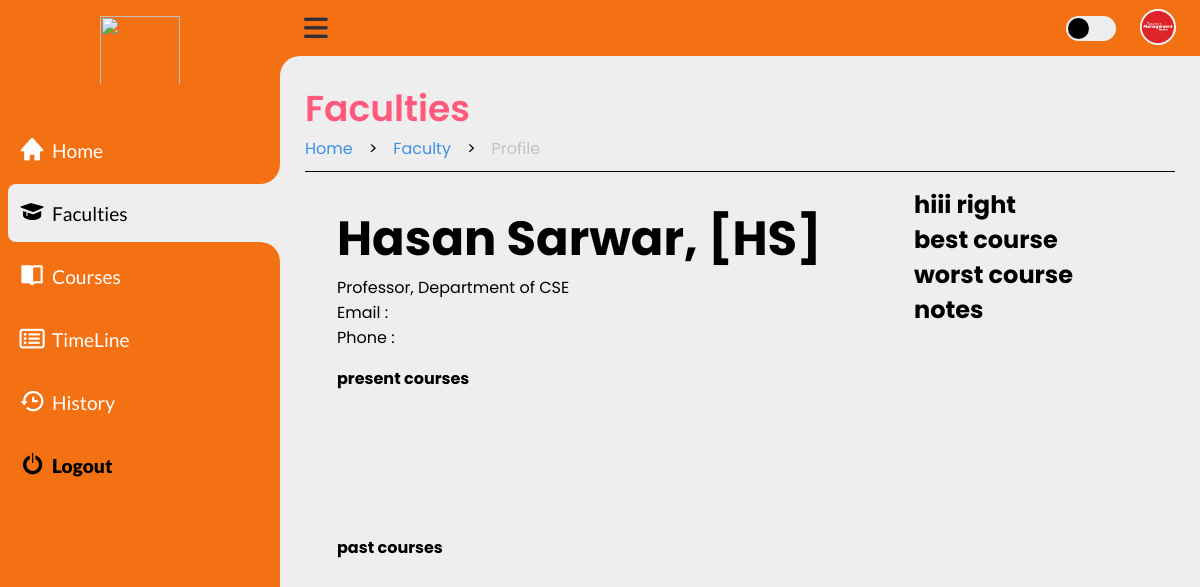
Screenshot of /faculty/faculty_profile.php?f_id=1 (signed in) with the database file from the repository.
### tables this page shows
CREATE TABLE `accounts` (
  `ac_id` int(2) NOT NULL,
  `username` varchar(35) NOT NULL,
  `useremail` varchar(50) NOT NULL,
  `userpassword` varchar(255) NOT NULL,
  `priority` int(3) NOT NULL,
  `img` varchar(255) NOT NULL
);

CREATE TABLE `faculty` (
  `f_id` int(4) NOT NULL,
  `f_name` varchar(70) NOT NULL,
  `f_code` varchar(20) NOT NULL,
  `f_mail` varchar(50) NOT NULL,
  `f_contact` varchar(11) NOT NULL,
  `dept` varchar(50) NOT NULL,
  `desig` varchar(50) NOT NULL,
  `f_room` int(5) NOT NULL,
  `f_current_T` int(2) NOT NULL DEFAULT 0,
  `f_max_T` int(2) NOT NULL DEFAULT 0,
  `f_current_L` int(2) NOT NULL DEFAULT 0,
  `f_max_L` int(2) NOT NULL DEFAULT 0,
  `visible` int(2) NOT NULL DEFAULT 1
);

### accounts/fetch_info_BE.php (called while the page is built, shortened)
<?php
    include('/xampp/htdocs/web_Progrmming_project/db_con.php');
    if (isset($_SESSION['ac_id']) && isset($_SESSION['prior'])) {
        $ac_id = $_SESSION['ac_id'];
        $prior = $_SESSION['prior'];
        $sql = "SELECT username, useremail, img FROM accounts WHERE ac_id = $ac_id AND priority = $prior";
        $result = mysqli_query($con, $sql);
            if (mysqli_num_rows($result) == 1) {
                $row = mysqli_fetch_array($result);
                $img = $row['img'];
            } else {
                $_SESSION['red'] = "Warning: Failed to fetch data";
                exit(0);
            }
        } else {
            $_SESSION['red'] = "Warning: Please Login First";
            header("Location: /log_Sign/Login.php");
            exit(0);
    }
?>

### faculty/faculty_details_BE.php (called while the page is built, shortened)
<?php
    include('/xampp/htdocs/web_Progrmming_project/db_con.php');
if (isset($_SESSION['ac_id']) && isset($_SESSION['prior'])) {
    if (isset($_GET['f_id'])) {
        $f_id = $_GET['f_id'];
        $sql = "SELECT * FROM faculty WHERE f_id = $f_id";
        $result = $con->query($sql);
        if ($result->num_rows > 0) {
            while ($row = $result->fetch_assoc()) {
                $f_name = $row['f_name'];
                $f_code = $row['f_code'];
                $dept = $row['dept'];
                $desig = $row['desig'];
            }
        } else {
            echo 'error';
        }
    } else {
        echo 'error';
    }
} else {
    echo 'Unauthorized access';
}
?>

### faculty/faculty_profile.php (the view, shortened to what this page needs)
<?php
    include('/xampp/htdocs/web_Progrmming_project/accounts/fetch_info_BE.php');
    include('/xampp/htdocs/web_Progrmming_project/faculty/faculty_details_BE.php');
?>
<!DOCTYPE html>
<html lang="en">
    <head>
        <link rel="stylesheet" href="https://cdnjs.cloudflare.com/ajax/libs/font-awesome/6.4.0/css/all.min.css"/>
        <link href='https://unpkg.com/boxicons@2.1.4/css/boxicons.min.css' rel='stylesheet'>
        <link rel="stylesheet" href="/faculty/faculty_profile.css">
    </head>
    <body>
        <section class="sidebar">
            <a href="#" class="logo">
                <img src="#"/>
            </a>
            <ul class="side-menu top">
                <li>
                <a href="/home/Home.php" class="nav-link">
                    <i style="font-size: 1.7rem;" class='bx bxs-home' ></i>
                    <span class="text">Home</span>
                </a>
                </li>
                <li class="active">
                <a href="/faculty/Faculty.php" class="nav-link">
                    <i style="font-size: 1.7rem;" class='bx bxs-graduation' ></i>
                    <span class="text">Faculties</span>
                </a>
                </li>
                <li>
                <a href="/course/course.php" class="nav-link">
                    <i style="font-size: 1.6rem;" class='bx bxs-book-open'></i>
                    <span class="text">Courses</span>
                </a>
                </li>
                <li>
                <a href="/timeline/timeline.php" class="nav-link">
                    <i style="font-size: 1.4rem;" class="fa-regular fa-rectangle-list"></i>
                    <span class="text">TimeLine</span>
                </a>
                </li>
                <li>
                    <a href="/history/history.php" class="nav-link">
                        <i style="font-size: 1.7rem;" class='bx bx-history' ></i>
                        <span class="text">History</span>
                    </a>
                </li>
                <li>
                <a href="/log_Sign/logout_BE.php" class="logout">
                    <i style="font-size: 1.7rem; font-weight:900;" class='bx bx-power-off' ></i>
                    <span class="text">Logout</span>
                </a>
                </li>
            </ul>
        </section>
        <section class="content">
            <nav class="e">
                <i class="fas fa-bars menu-btn"></i>
                <form action="#">
                </form>
                <label for="switch-mode" class="switch-mode"></label>
                <a href="/accounts/account.php" class="profile"><img src="../accounts/<?php echo $img ?>" alt="profile"/></a>
            </nav>
            <main class="mn">
                <div class="head-title">
                    <div class="left">
                        <h1>Faculties</h1>
                        <ul class="breadcrumb">
                            <li><a class="active" href="/home/Home.php">Home</a></li>
                            <li>></li>
                            <li><a class="active" href="/faculty/Faculty.php">Faculty</a></li>
                            <li>></li>
                            <li><a>Profile</a></li>
                        </ul>
                    </div>
                </div>
                <div class="profileBox">
                <div class="left">
                        <div class="details">
                            <h1><?php echo $f_name,", [", $f_code, "]" ?></h1>
                            <p><?php echo $desig, ", Department of ", $dept ?></p>
                            <p><?php echo "Email : ", $f_mail ?></p>
                            <p><?php echo "Phone : ", $f_contact ?></p>
                        </div>
                        <h1 id="header">present courses</h1>
                        <div class="present">
                        </div>
                        <h1 id="header">past courses</h1>
                        <div class="present">
                        </div>
                    </div>
                    <div class="right">
                        <h1>hiii right</h1>
                        <div class="box">
                            <div class="best">
                                <h1>best course</h1>
                            </div>
                            <div class="worst">
                                <h1>worst course</h1>
                            </div>
                            <div class="notes">
                                <h1>notes</h1>
                            </div>
                        </div>
                    </div>
                </div>
            </main>
        </section>
    </body>
</html>

### rows the page displays
accounts: img (picture)
faculty: f_name "Hasan Sarwar", f_code "HS", desig "Professor", dept "CSE"
